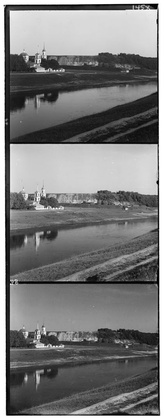
%> input picture My-Input-Images/00125v.jpg, 164 x 420 px, shrunk from 400 x 1024 before the run
$ octave --eval "result = Align_SSD(imread('../My-Input-Images/00125v.jpg'));"   (GNU Octave 9; MATLAB toolbox functions it lacks are replaced by stand-ins)
%> lines starting %> are read from the running program, lines starting %| are printed output that depends on the picture
%--------------------------------------------------------------------------------------------------%
function [Aligned_SSD_Image,B_SH, R_SH] = Align_SSD(Input_Image)
fullim = Input_Image;
fullim = im2double(fullim);
height = floor(size(fullim,1)/3);
width  = floor(size(fullim,2));
B = fullim(1:height,:);
G = fullim(height+1:height*2,:);
R = fullim(height*2+1:height*3,:);
R = double(R);
G = double(G);
B = double(B);
tocrop = floor([0.2*width, 0.2*height, 0.6*width, 0.6*height]);
B_crop = imcrop(B, tocrop);
G_crop = imcrop(G,tocrop);
R_crop = imcrop(R,tocrop);
SHISTS = zeros(2,2);
SHISTS(1,:) = ssd(B_crop, G_crop);
SHISTS(2,:) = ssd(R_crop, G_crop);
B_SHIST = imtranslate(B, [SHISTS(1,2), SHISTS(1,1)]);
R_SHIST = imtranslate(R, [SHISTS(2,2), SHISTS(2,1)]);
B_SH = SHISTS(1,:);
R_SH = SHISTS(2,:);
Aligned_SSD_Image = cat(3, R_SHIST, G, B_SHIST);
Aligned_SSD_Image = Aligned_SSD_Image(0.1*height:0.9*height,0.1*width:0.9*width,:);

end
%--------------------------------------------------------------------------------------------------%
function SHIST = ssd(I_1, I_2)
Max_SSD = inf;
Window = 15;
for y = -Window:Window
    for x = -Window:Window
        Moved = circshift(I_1, [x y]);
        SSD_VALUE = sum(sum((Moved - I_2).^2));
        if SSD_VALUE < Max_SSD
            Max_SSD = SSD_VALUE;
            SHIST = [x y];
        end
    end
end
end
%--------------------------------------------------------------------------------------------------%
%> in Align_SSD, fullim is the input picture: size 420x164 uint8; min 0, max 255, mean 124
%> in Align_SSD, `B = fullim(1:height,:);`:
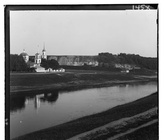
%> B: size 140x164 double; min 0, max 1, mean 0.493
%> in Align_SSD, `B_crop = imcrop(B, tocrop);`:
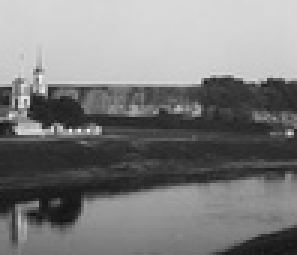
%> B_crop: size 85x99 double (shown 3 times larger); min 0.0784, max 0.949, mean 0.496
%> after the loop in ssd, `for y = -Window:Window`: Max_SSD = 176.7; SHIST = [-2 -1]
%> in Align_SSD, `B_SHIST = imtranslate(B, [SHISTS(1,2), SHISTS(1,1)]);`:
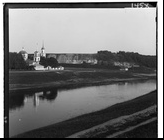
%> B_SHIST: size 140x164 double; min 0, max 1, mean 0.472
%> in Align_SSD, `R_SH = SHISTS(2,:);`: R_SH = [2 0]
%> `result = Align_SSD(imread('../My-Input-Images/00125v.jpg'));`:
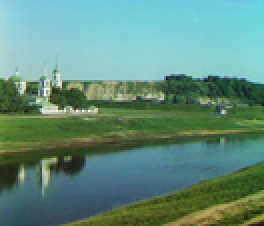
%> result: size 113x132x3 double (shown 2 times larger); mean R, G, B 0.382, 0.555, 0.49

$ run again, on My-Input-Images/00153v.jpg
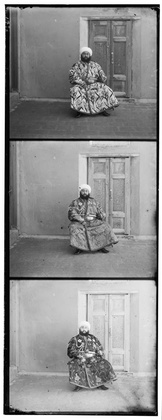
%> input picture My-Input-Images/00153v.jpg, 162 x 420 px, shrunk from 394 x 1024 before the run
%> in Align_SSD, fullim is the input picture: size 420x162 uint8; min 0, max 255, mean 145.2
%> fullim: size 420x162 double
%> after the loop in ssd, `for y = -Window:Window`: Max_SSD = 212.5; SHIST = [-3 -1]
%> in Align_SSD, `B_SHIST = imtranslate(B, [SHISTS(1,2), SHISTS(1,1)]);`:
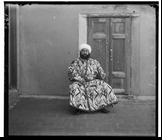
%> B_SHIST: size 140x162 double; min 0, max 1, mean 0.442
%> R_SH = [3 1]
%> `result = Align_SSD(imread('../My-Input-Images/00125v.jpg'));`:
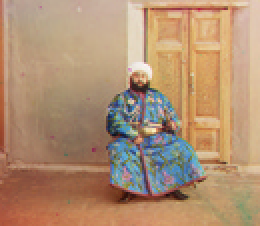
%> result: size 113x130x3 double (shown 2 times larger); mean R, G, B 0.693, 0.565, 0.451

$ run again, on My-Input-Images/00351v.jpg
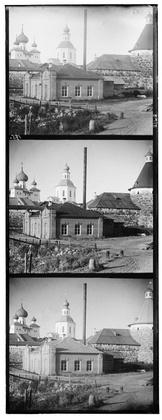
%> input picture My-Input-Images/00351v.jpg, 162 x 420 px, shrunk from 396 x 1024 before the run
%> in Align_SSD, fullim is the input picture: size 420x162 uint8; min 0, max 255, mean 146.7
%> fullim: size 420x162 double
%> after the loop in ssd, `for y = -Window:Window`: Max_SSD = 225.8; SHIST = [-2 0]
%> in Align_SSD, `B_SHIST = imtranslate(B, [SHISTS(1,2), SHISTS(1,1)]);`:
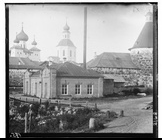
%> B_SHIST: size 140x162 double; min 0, max 1, mean 0.596
%> R_SH = [4 0]
%> `result = Align_SSD(imread('../My-Input-Images/00125v.jpg'));`:
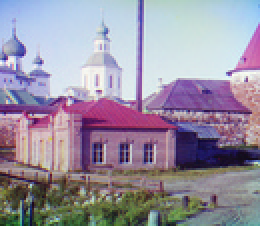
%> result: size 113x130x3 double (shown 2 times larger); mean R, G, B 0.599, 0.567, 0.635
